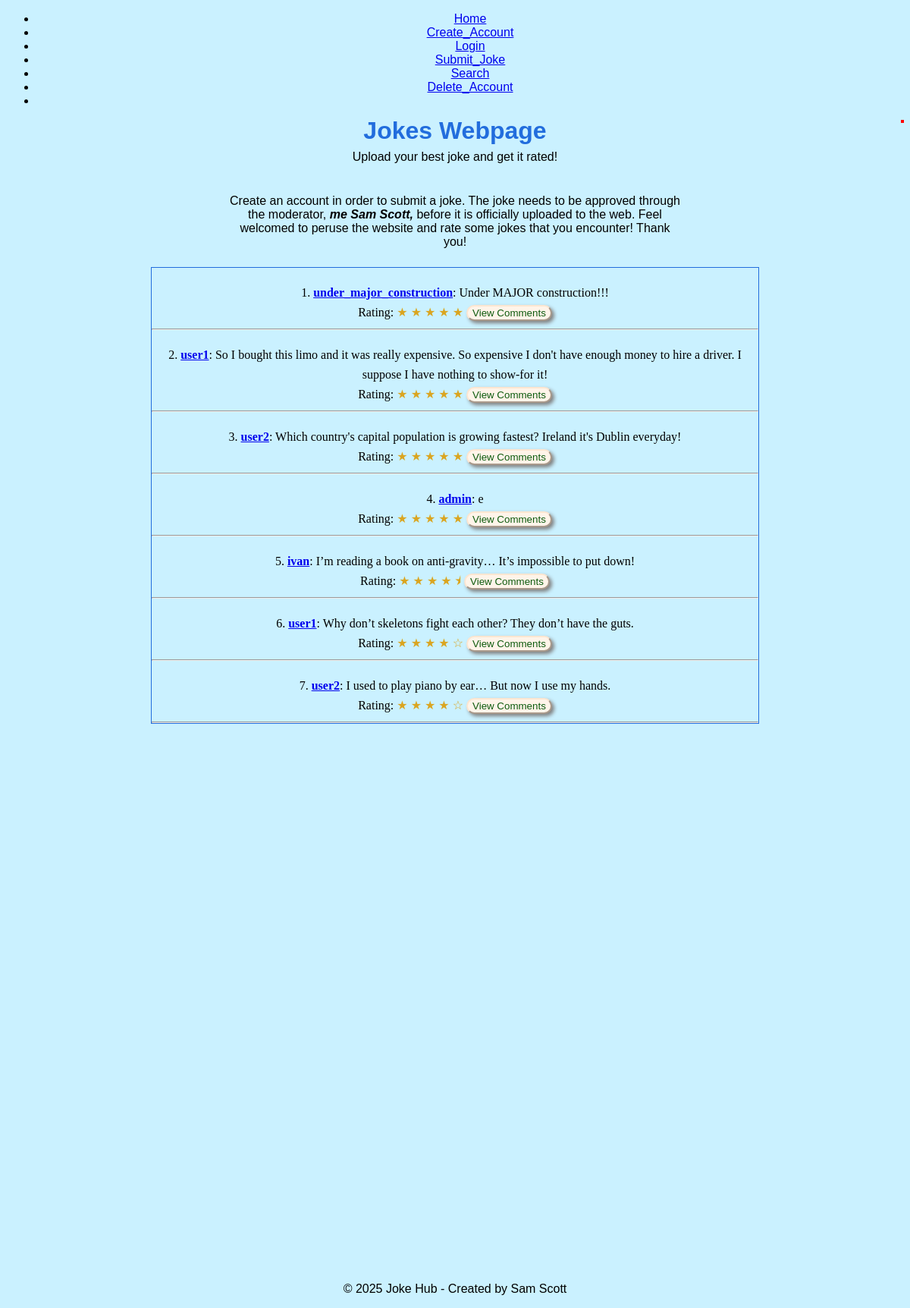
The page / on the database its author committed.
### tables this page shows
CREATE TABLE "jokes" (
	"id"	INTEGER,
	"content"	TEXT NOT NULL,
	"timestamp"	TEXT NOT NULL,
	"user_id"	INTEGER,
	"rating"	REAL DEFAULT 0,
	"approved"	INTEGER DEFAULT 0,
	"notified"	INTEGER DEFAULT 0, rejection_reason TEXT,
	PRIMARY KEY("id" AUTOINCREMENT),
	FOREIGN KEY("user_id") REFERENCES "users"("id") ON DELETE CASCADE
);

CREATE TABLE users ( --users table 
                id INTEGER PRIMARY KEY AUTOINCREMENT, 
                username TEXT UNIQUE NOT NULL,
                password TEXT NOT NULL,
                is_admin INTEGER DEFAULT 0
              );

### app.py (the view)
@app.route("/", methods=['GET', 'POST'])
def index():
    conn = sqlite3.connect('jokes.db')
    conn.row_factory = sqlite3.Row
    c = conn.cursor()
    user_id = session.get('user_id')
    c.execute('''
            SELECT "id", "content", "approved", "rejection_reason"
            FROM "jokes"
            WHERE "user_id" = ? AND approved != 0 and notified = 0
            ''', (user_id,))
    notifications = c.fetchall()
    joke_ids = [joke['id'] for joke in notifications]
    if joke_ids:
        placeholders = ','.join('?' for _ in joke_ids)
        c.execute(f'''
                UPDATE "jokes"
                SET "notified" = 1
                WHERE "id" IN ({placeholders})''', joke_ids)
    c.execute(f'''
        DELETE FROM "jokes"
        WHERE "approved" = -1 AND "notified" = 1
        ''')
    conn.commit()
    c.execute('''
               SELECT "jokes"."content", "jokes"."rating", "users"."username","jokes"."user_id", "jokes"."id"
               FROM "jokes"
               LEFT JOIN "users" ON "jokes"."user_id" = "users"."id"
               WHERE "jokes"."approved" = 1
               ORDER BY "jokes"."rating" DESC
               LIMIT 10
            ''')
    jokes = c.fetchall()
    conn.close()
    return render_template('index.html', jokes=jokes, username=session.get('username'), notifications=notifications)

### templates/index.html (shortened to what this page needs)
<!DOCTYPE html>
<html lang="en">
<head>
    <link rel="stylesheet" href="{{ url_for('static', filename='css/index.css') }}">
    <link rel="stylesheet" href="/static/css/index.css">
</head>
<body>
    <nav class="navbar">
            <ul class="nav-links">
                    <li> <a href="/">Home</a>
                    </li>
                    <li> <a href="/create_account">Create_Account</a>
                    </li>
                    <li> <a href="/login">Login</a>
                    </li>
                    <li> <a href="/submit_joke">Submit_Joke</a>
                    </li>
                    <li> <a href="/search">Search</a>
                    </li>
                    <li> <a href="/delete_account">Delete_Account</a>
                    </li>
                    <li>
                    </li>
                </ul>
            <div class="user-actions">
            </div>
    </nav>
    <header>
        <div class="header-container">
            <h1 class="title"> Jokes Webpage </h1>
        </div>
        <p>Upload your best joke and get it rated!</p>
    </header>
    <div class="instructions">
        <p> Create an account in order to submit a joke. The joke needs to be approved through
            the moderator, <em> <b> me Sam Scott, </b> </em> before it is officially uploaded to the web. Feel
            welcomed to peruse the website and rate some jokes that you encounter! Thank you! </p>
    </div>
    <main>
        <div class="scroll-box">
            {% for joke in jokes %}
            <div class="joke-space">
                {{ loop.index }}. <a class="user-links"
                    href="{{ url_for('user_detail', user_id=joke.user_id) }}"><strong>{{ joke['username']
                        }}</a></strong>: {{ joke['content'] }}<br>
                Rating:
                {% set full_stars = joke['rating'] | int %}
                {% set half_stars = 1 if joke['rating'] - full_stars >= 0.5 else 0 %}
                {% set empty_stars = 5 - full_stars - half_stars %}
                {% for i in range(full_stars) %}
                <span style="color:goldenrod" ;>★</span>
                {% endfor %}
                {% if half_stars %}
                <span style="color:goldenrod" ;>⯨</span>
                {% endif %}
                {% for i in range(empty_stars) %}
                <span style="color:goldenrod" ;>☆</span>
                {% endfor %}
                <a href="{{ url_for('joke_detail', joke_id=joke.id) }}">
                    <button type="submit">View Comments</button>
                </a>
                <hr>
            </div>
            {% endfor %}
        </div>
    </main>
    <footer>
        <p>&copy; 2025 Joke Hub - Created by Sam Scott </p>
    </footer>
</body>
</html>

### static/css/index.css (style rules this page uses)
body { background-color:rgb(202, 241, 255); text-align: center; font-family: 'Gill Sans', 'Gill Sans MT', Calibri, 'Trebuchet MS', sans-serif; --color_font: red; --color_font2: rgb(255, 179, 14); --color_font3: rgb(140, 36, 236); --color_font4: rgb(236, 139, 236); }
h1 { color: rgb(34, 109, 221); text-align: center; }
main { display: flex; justify-content: center; }
.scroll-box { height:600px; width:800px; border:1px solid rgb(34, 109, 221); font:16px/26px Georgia, Garamond, Serif; overflow:auto; }
.joke-space { margin-top: 20px; }
button { display: inline-block; color: rgb(13, 90, 13); background-color: rgb(255, 244, 233); border-radius: 15px; border-color: rgb(252, 230, 209); box-shadow: 3px 3px 5px grey; }
footer { position: fixed; left: 0; bottom: 0; width: 100%; text-align: center; }
hr, #username { color:rgb(34, 109, 221); }
.header-container { display: flex; justify-content: space-between; align-items: center; padding:10px 20px; position: relative; }
.title { margin: 0 auto; position: absolute; left: 50%; transform: translateX(-50%); }
.user-actions { align-items: center; gap: 10px; border: 2px solid red; justify-self: end; }

### rows shown on the page
jokes: username "under_major_construction", content "Under MAJOR construction!!!"
jokes: username "user1", content "So I bought this limo and it was really expensive. So expensive I don't have enough money to hire a driver. I suppose I have nothing to show-for it!"
jokes: username "user2", content "Which country's capital population is growing fastest? Ireland it's Dublin everyday!"
jokes: username "admin", content "e"
jokes: username "ivan", content "I’m reading a book on anti-gravity… It’s impossible to put down!"
jokes: username "user1", content "Why don’t skeletons fight each other? They don’t have the guts."
jokes: username "user2", content "I used to play piano by ear… But now I use my hands."
